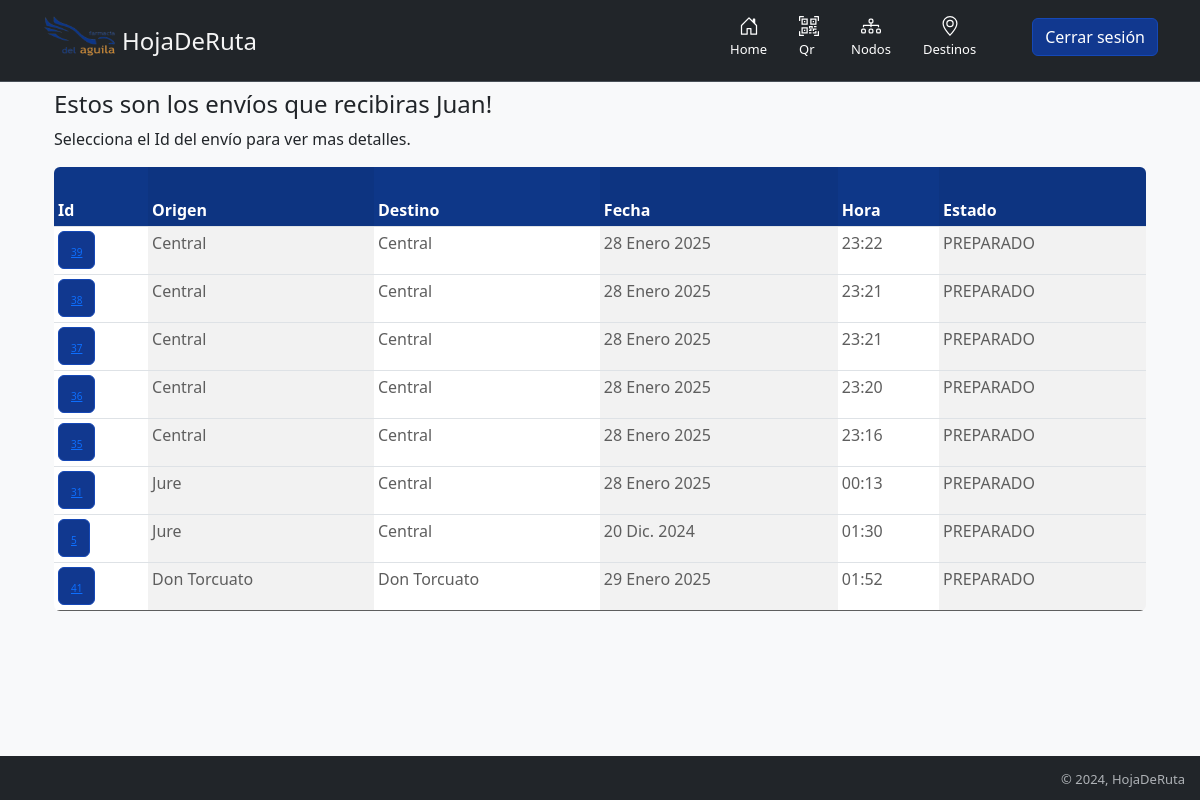
Before: /para_recibir/ (signed in) with the older database file.
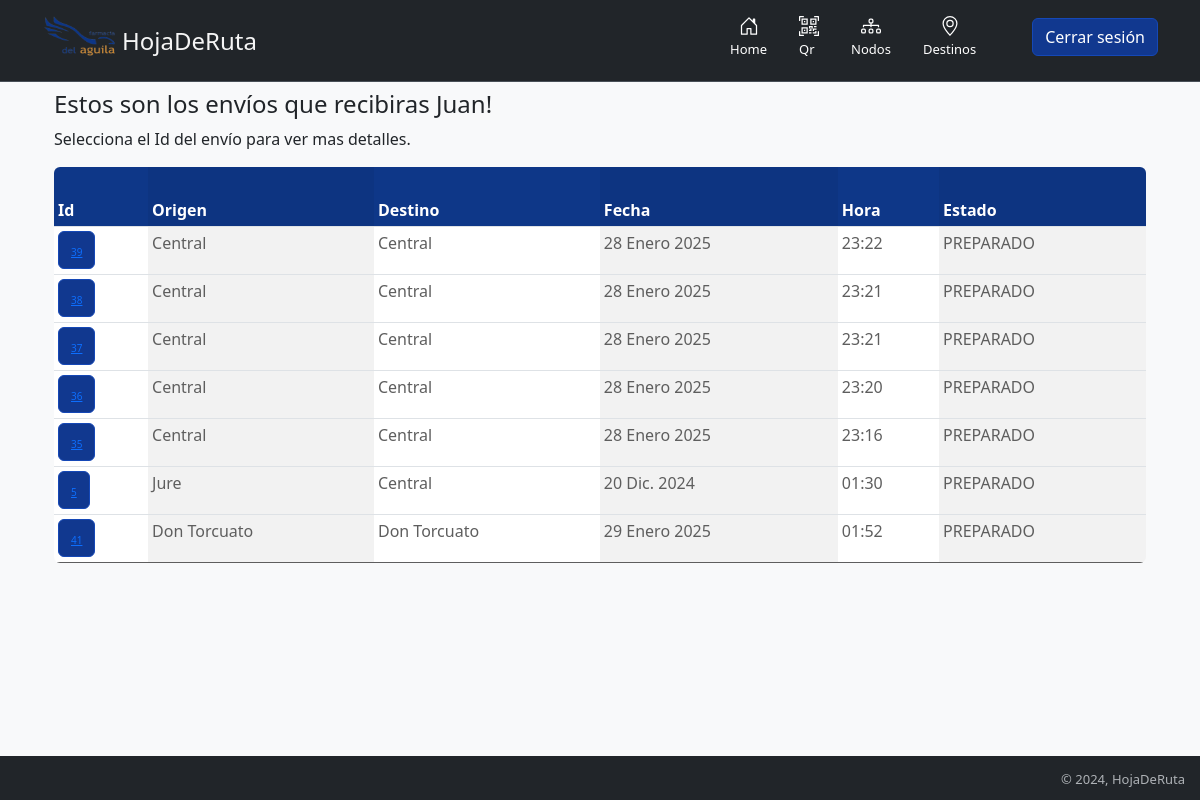
After: the same page with the newer database file.
### hojaderuta/models.py (models this page shows, shortened)
class Envio(models.Model):
    usuario= models.ForeignKey(User, on_delete=models.SET_NULL, null= True)
    origen = models.ForeignKey(Nodo, related_name='origen', on_delete=models.SET_NULL, null= True, blank= True)
    otro_origen = models.ForeignKey(Destino, related_name='otro_origen', on_delete=models.SET_NULL, null= True, blank= True)
    estado = models.ForeignKey(Estado, on_delete=models.SET_NULL, null= True,)
    destino = models.ForeignKey(Nodo, related_name= 'destino', on_delete=models.SET_NULL, null= True, blank= True)
    otro_destino = models.ForeignKey(Destino, related_name='otro_destino',  on_delete= models.SET_NULL, null= True, blank= True)
    descripcion = models.TextField(max_length=1000, help_text="Ingrese una breve descripción del envío.", null= False)
    fecha = models.DateField("Fecha de Creacion", null= True, blank=True, default= datetime.today().strftime("%Y-%m-%d"))
    hora = models.TimeField("Hora de Creacion", null= True, blank=True, default= time.strftime("%H:%M:%S", time.localtime()))
    class Meta:
        ordering = ["-id"]

### nodos/models.py (models this page shows, shortened)
class Nodo(models.Model):
    nombre  = models.CharField(max_length=30)
    calle = models.CharField(max_length=30)
    numero = models.IntegerField(null= False)
    localidad = models.CharField(max_length=30)
    NumTelefonoRegex = RegexValidator(regex=r"^\+?1?\d{8,15}$")
    telefono = models.CharField(validators=[NumTelefonoRegex], max_length=16, unique=True)
    maps = models.TextField(max_length=1000, blank=True, null=True)
    estado = models.ForeignKey(Estado, on_delete= models.SET_NULL, null= True)
    def __str__(self):
        return self.nombre

### estados/models.py (models this page shows, shortened)
class Estado(models.Model):
    nombre= models.CharField(max_length=30, null= False)
    color= models.CharField(max_length=30, null= True, blank= True)
    def __str__(self):
        return '%s' %self.nombre

### hojaderuta/views.py (the view)
# urls.py: path('para_recibir/', usuario.para_recibir, name= 'para_recibir'),
    def para_recibir(self, request):
        self.params['preparados'] = []
        self.params['en_camino'] = []
        if request.user.is_authenticated:
            self.obtener_nodos(request)
            for nodo in self.params['perfil']:
                self.params['preparados'].append(self.envio.filter( destino = nodo.nodo.id ).filter( estado = self.preparado ).exclude( origen = None ))
                self.params['en_camino'].append(self.envio.filter(estado= self.en_camino).filter(destino = nodo.nodo.id).exclude( origen = None ))
        return render(request, 'hojaderuta/para_recibir.html', self.params )

### farmacia/models.py (called while the page is built)
    def obtener_nodos(self, request):
        self.params['perfil'] = self.perfil.filter( usuario= request.user)

### hojaderuta/templatetags/mi_templatetag.py (called while the page is built)
@register.filter(name= 'ver_destino')
def ver_destino(envio):
    if envio.destino == None:
        return envio.otro_destino
    else:
        return envio.destino

### templates/hojaderuta/para_recibir.html
{% extends "layout.html" %}
{% load static %}
{% block content %}
{% if user.is_authenticated %}
    <div class="container">
        <div class="row">
            <div class="col">
                <h4>Estos son los envíos que recibiras {{ user.get_username }}!</h4>
                <p>Selecciona el Id del envío para ver mas detalles.</p>
                {% include "hojaderuta/tabla_envios.html" %}
            </div>
        </div>
    </div>
{% else %}
    {% include "login-register.html" %}
{% endif %}
{% endblock %}

### templates/hojaderuta/tabla_envios.html (shortened to what this page needs)
{% load mi_templatetag %}
<div class="table-responsive">
    <table class="table table-striped-columns table-sm">
        <thead>
            <tr>
            <th scope="col" style="background-color: #0e3788; color: white;">Id</th>
            <th scope="col" style="background-color: #0e3788; color: white;">Origen</th>
            <th scope="col" style="background-color: #0e3788; color: white;">Destino</th>
            <th scope="col" style="background-color: #0e3788; color: white;">Fecha</th>
            <th scope="col" style="background-color: #0e3788; color: white;">Hora</th>
            <th scope="col" style="background-color: #0e3788; color: white;">Estado</th>
            </tr>
        </thead>
        <tbody>
        {% for envios in preparados %}
            {% for envio in envios %}
                <tr>
                    <th style="color: rgb(94, 94, 94);" scope="row">
                        <button type="button" class="btn btn-primary">
                            <a href="{% url 'ver_envio' envio.id %}">{{ envio.id }}</a>
                        </button>
                    </th>
                    <td style="color: rgb(94, 94, 94);">{{ envio.origen }}</td>
                    <td style="color: rgb(94, 94, 94);">{{ envio|ver_destino }}</td>
                    <td style="color: rgb(94, 94, 94);">{{ envio.fecha }}</td>
                    <td style="color: rgb(94, 94, 94);">{{ envio.hora }}</td>
                    <td style="color: rgb(94, 94, 94);">{{ envio.estado }}</td>
                </tr>
            {% endfor %}
            {% empty %}
                <p>No tienes envios preparados</p>
        {% endfor %}
        </tbody>
    </table>
</div>

Changed rows visible on the page:
no longer on this page (row edited): Envio: id "31", origen "Jure", destino.nombre "Central", fecha "28 Enero 2025", hora "00:13", estado "PREPARADO"
